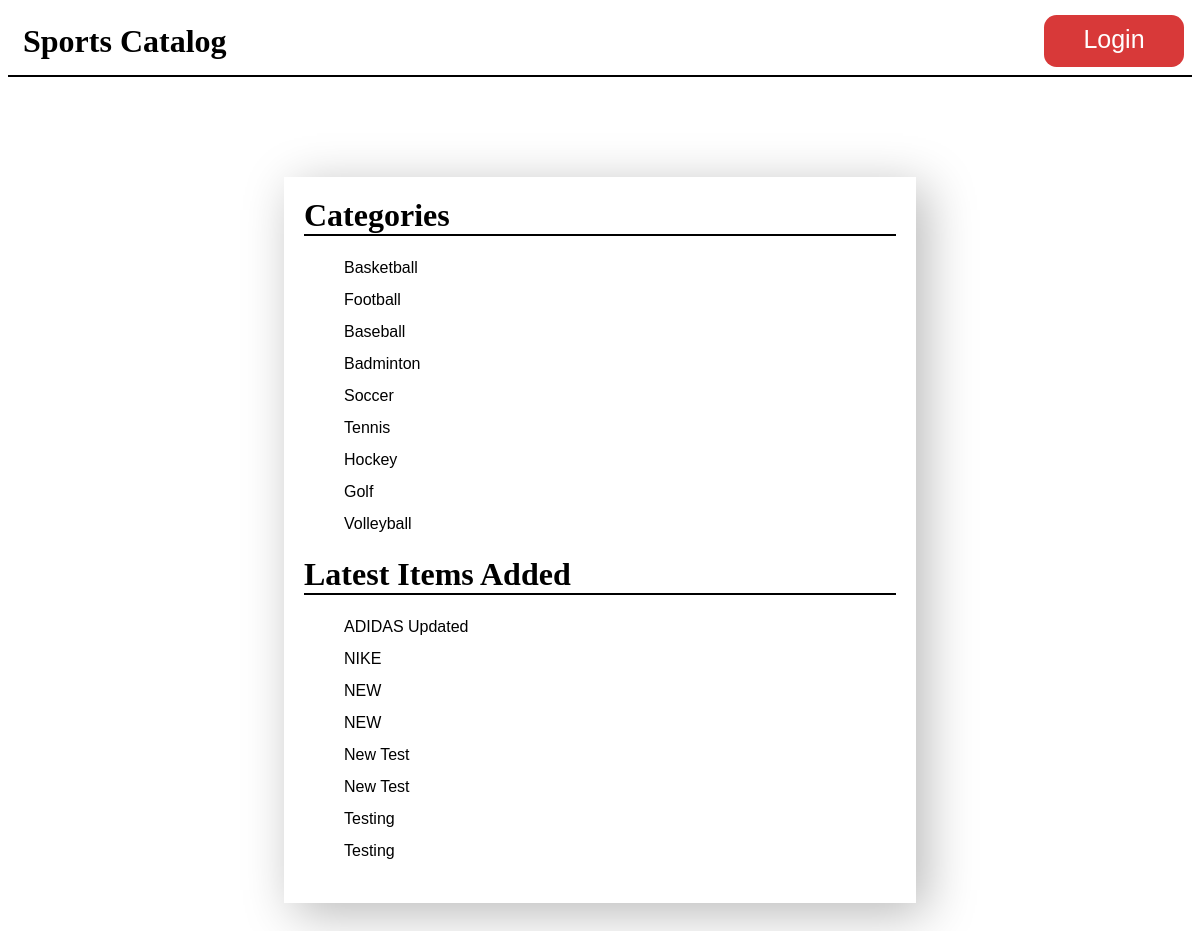
Before: / with the older database file.
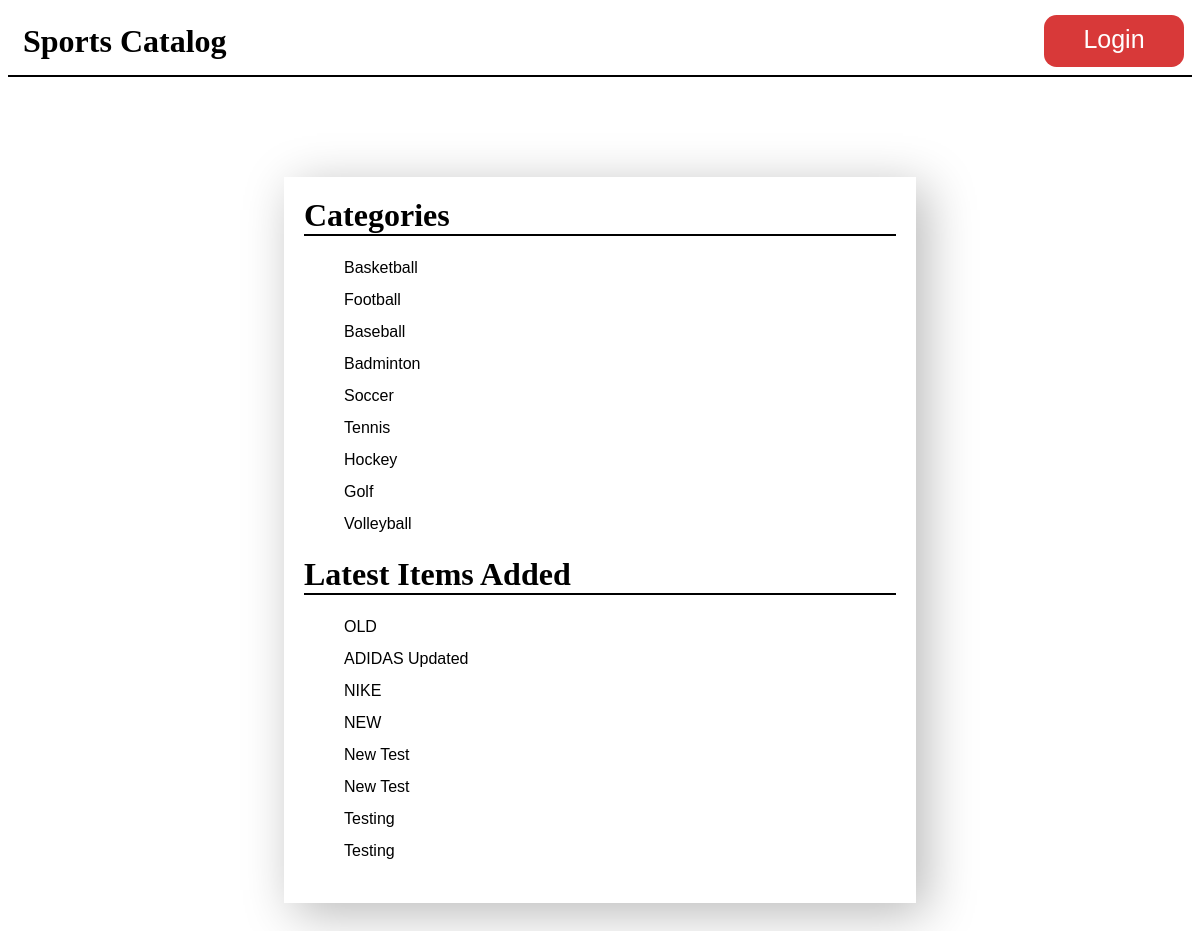
After: the same page with the newer database file.
### database_setup.py (models this page shows, shortened)
class Category(Base):
    __tablename__ = 'category'
    id = Column(Integer, primary_key=True)
    name = Column(String(100))

class Item(Base):
    __tablename__ = 'item'
    id = Column(Integer, primary_key=True)
    name = Column(String(100), nullable=False)
    description = Column(String(500), nullable=False)
    created_at = Column(DateTime, nullable=False, default=datetime.datetime.utcnow())
    updated_at = Column(DateTime, nullable=False, default=datetime.datetime.utcnow(), onupdate=datetime.datetime.utcnow())
    category_id = Column(Integer, ForeignKey('category.id'))
    category = relationship(Category)
    user_id = Column(Integer, ForeignKey('user.id'))
    user = relationship(User)

### main.py (the view)
@app.route('/')
def showHomePage():
    categories = session.query(Category).all()
    latestItems = session.query(Item).order_by(desc(Item.updated_at)).limit(8)
    return render_template('index.html', categories=categories, latestItems=latestItems)

### templates/index.html (shortened to what this page needs)
<!DOCTYPE html>
<html>
  <head>
    <link href="/static/style.css" rel="stylesheet" />
  </head>
  <body>
    <header>
      <div id="container">
        <h1><a href="{{url_for('showHomePage')}}">Sports Catalog</a></h1>
        <a href="#" id="login">Login</a>
      </div>
    </header>
    <div id="categories_content">
      <h1>Categories</h1>
      <ul>
        {% for category in categories %}
          <li>
            <a href="{{url_for('showItems', category_id=category.id)}}">{{category.name}}</a>
          </li>
        {% endfor %}
      </ul>
      <h1>Latest Items Added</h1>
      <ul>
        {% for item in latestItems %}
          <li>
            <a href="{{url_for('showItem', category_id=item.category_id, item_id=item.id)}}">{{item.name}}</a>
          </li>
        {% endfor %}
      </ul>
    </div>
  </body>
</html>

### static/style.css (style rules this page uses)
body { font-family: sans-serif; background-color: #fff; }
h1, h2, h3, h4 { color: #000; }
h1, h2 { font-family: 'Georgia', serif; margin: 0; }
h1 { border-bottom: 2px solid #000; }
header { padding: 15px; border-bottom: 2px solid #000; }
#login { width: 140px; height: 42px; background-color: #d83939; color: #fff; font-size: 25px; text-align: center; border-radius: 0.5em; right: 16px; top: 15px; position: absolute; padding-top: 10px; }
#container h1 { border-bottom: none; }
a { text-decoration: none; color:#FFFFCC; color: #000000; }
li { list-style: none; line-height: 2em; }
#item_content, #categories_content, #category_content, #form_content { width: 50%; float: center; margin: 100px auto; background-color: #ffffff; padding: 20px; box-shadow: 10px 10px 47px 0px #b8b8b8; }

Changed rows visible on the page:
changed Item: name "NEW" → "OLD"; moves up the list
